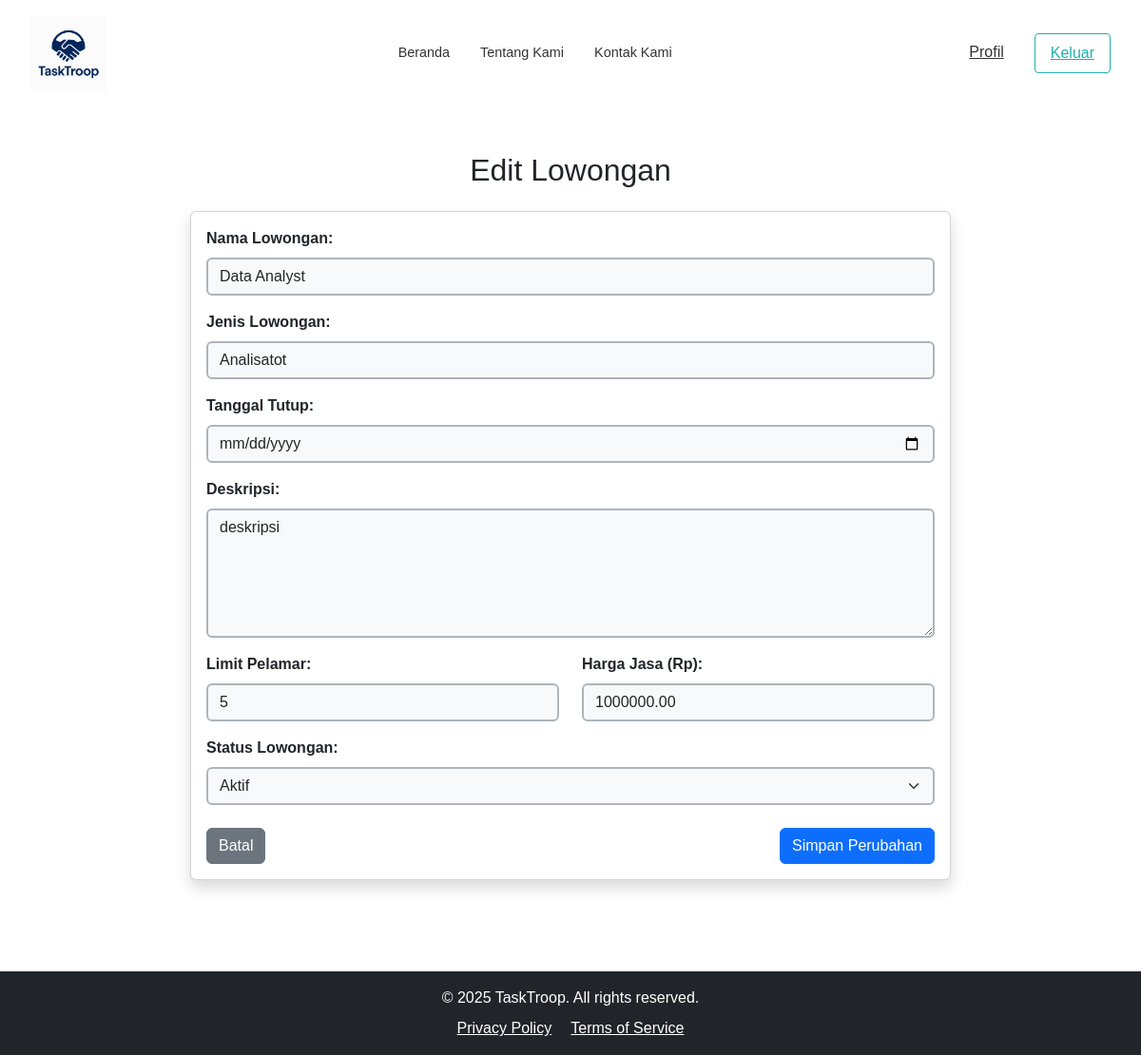
Screenshot of /edit_lowongan.php?id_lowongan=2 (signed in) with the database file from the repository.
### tables this page shows
CREATE TABLE `lowongan` (
  `id_lowongan` bigint(20) UNSIGNED NOT NULL,
  `user_id` bigint(20) UNSIGNED NOT NULL,
  `jenis_lowongan` varchar(100) DEFAULT NULL,
  `nama_lowongan` varchar(255) DEFAULT NULL,
  `deskripsi` text DEFAULT NULL,
  `tanggal_unggah` datetime DEFAULT NULL,
  `tanggal_tutup` datetime DEFAULT NULL,
  `status_lowongan` varchar(50) DEFAULT NULL,
  `limit_pelamar` int(11) DEFAULT NULL,
  `jumlah_pelamar` int(11) DEFAULT 0,
  `harga_jasa` decimal(12,2) DEFAULT NULL,
  `created_at` timestamp NOT NULL DEFAULT current_timestamp(),
  `updated_at` timestamp NOT NULL DEFAULT current_timestamp() ON UPDATE current_timestamp()
);

### edit_lowongan.php (the view, shortened to what this page needs)
<?php
include 'connection_db.php';
$id_lowongan = $_GET['id_lowongan'];
$sql_check = "SELECT * FROM lowongan WHERE id_lowongan = ? AND user_id = ?";
$stmt_check = $conn->prepare($sql_check);
$stmt_check->bind_param("ii", $id_lowongan, $_SESSION['user_id']);
$stmt_check->execute();
$result_check = $stmt_check->get_result();
$lowongan = $result_check->fetch_assoc();
?>
<!DOCTYPE html>
<html lang="en">
<head>
    <link href="https://cdn.jsdelivr.net/npm/bootstrap@5.3.2/dist/css/bootstrap.min.css" rel="stylesheet">
</head>
<body>
  <nav class="navbar">
    <div class="nav-logo">
      <img src="asset/img/logo1.png" alt="Logo">
    </div>
    <div class="nav-links">
      <a href="index_poster.php">Beranda</a>
      <a href="about3.php">Tentang Kami</a>
      <a href="contact.php">Kontak Kami</a>
    </div>
    <div class="nav-buttons">
      <a href="profil_poster.php" class="profil">Profil</a>
      <a href="logout.php" class="keluar">Keluar</a>
    </div>
  </nav>
<div class="content container py-5">
    <div class="form-container">
        <h2 class="text-center mb-4">Edit Lowongan</h2>
        <div class="card shadow">
            <div class="card-body">
                <form action="edit_lowongan.php?id_lowongan=<?php echo $id_lowongan; ?>" method="POST">
                    <div class="mb-3">
                        <label for="nama_lowongan" class="form-label fw-bold">Nama Lowongan:</label>
                        <input type="text" class="form-control border-2 border-dark-subtle bg-body-tertiary"
                               name="nama_lowongan" id="nama_lowongan" required
                               value="<?php echo htmlspecialchars($lowongan['nama_lowongan']); ?>">
                    </div>
                    <div class="mb-3">
                        <label for="jenis_lowongan" class="form-label fw-bold">Jenis Lowongan:</label>
                        <input type="text" class="form-control border-2 border-dark-subtle bg-body-tertiary"
                               name="jenis_lowongan" id="jenis_lowongan" required
                               value="<?php echo htmlspecialchars($lowongan['jenis_lowongan']); ?>">
                    </div>
                    <div class="mb-3">
                        <label for="tanggal_tutup" class="form-label fw-bold">Tanggal Tutup:</label>
                        <input type="date" class="form-control border-2 border-dark-subtle bg-body-tertiary"
                               name="tanggal_tutup" id="tanggal_tutup" required
                               value="<?php echo $lowongan['tanggal_tutup']; ?>">
                    </div>
                    <div class="mb-3">
                        <label for="deskripsi" class="form-label fw-bold">Deskripsi:</label>
                        <textarea class="form-control border-2 border-dark-subtle bg-body-tertiary"
                                  name="deskripsi" id="deskripsi" rows="5" required><?php echo htmlspecialchars($lowongan['deskripsi']); ?></textarea>
                    </div>
                    <div class="row">
                        <div class="col-md-6 mb-3">
                            <label for="limit_pelamar" class="form-label fw-bold">Limit Pelamar:</label>
                            <input type="number" class="form-control border-2 border-dark-subtle bg-body-tertiary"
                                   name="limit_pelamar" id="limit_pelamar" required min="1"
                                   value="<?php echo $lowongan['limit_pelamar']; ?>">
                        </div>
                        <div class="col-md-6 mb-3">
                            <label for="harga_jasa" class="form-label fw-bold">Harga Jasa (Rp):</label>
                            <input type="number" class="form-control border-2 border-dark-subtle bg-body-tertiary"
                                   name="harga_jasa" id="harga_jasa" required min="0" step="0.01"
                                   value="<?php echo $lowongan['harga_jasa']; ?>">
                        </div>
                    </div>
                    <div class="mb-4">
                        <label for="status_lowongan" class="form-label fw-bold">Status Lowongan:</label>
                        <select class="form-select border-2 border-dark-subtle bg-body-tertiary"
                                name="status_lowongan" id="status_lowongan" required>
                            <option value="aktif" <?php echo ($lowongan['status_lowongan'] == 'aktif') ? 'selected' : ''; ?>>Aktif</option>
                        </select>
                    </div>
                    <div class="d-flex justify-content-between">
                        <a href="index_poster.php" class="btn btn-secondary">Batal</a>
                        <button type="submit" class="btn btn-primary">Simpan Perubahan</button>
                    </div>
                </form>
            </div>
        </div>
    </div>
</div>
<footer class="bg-dark text-white mt-5">
  <div class="container text-center py-3">
    <p class="mb-0">&copy; 2025 TaskTroop. All rights reserved.</p>
    <div class="mt-2">
      <a href="#" class="text-white me-3">Privacy Policy</a>
      <a href="#" class="text-white">Terms of Service</a>
    </div>
  </div>
</footer>
</body>
</html>

### edit_lowongan.php (style rules this page uses)
body { background-color: #FFFFFF; font-family: Arial, sans-serif; display: flex; flex-direction: column; min-height: 100vh; }
.content { flex: 1; }
.form-container { max-width: 800px; margin: 0 auto; }
.navbar { display: flex; justify-content: space-between; align-items: center; padding: 1rem 2rem; background-color: white; }
.nav-logo { display: flex; align-items: center; }
.nav-logo img { width: 80px; height: 80px; margin-right: 10px; }
.nav-links { display: flex; gap: 2rem; }
.nav-links a { text-decoration: none; color: #333; font-size: 0.9rem; }
.nav-buttons { display: flex; gap: 1rem; }
.profil { padding: 0.5rem 1rem; border: none; background: transparent; color: #333; cursor: pointer; }
.keluar { padding: 0.5rem 1rem; border: 1px solid #20b2aa; border-radius: 4px; background: transparent; color: #20b2aa; cursor: pointer; }

### rows the page displays
lowongan: nama_lowongan "Data Analyst", jenis_lowongan "Analisatot", deskripsi "deskripsi", limit_pelamar "5", harga_jasa "1000000.00", status_lowongan "Aktif"
